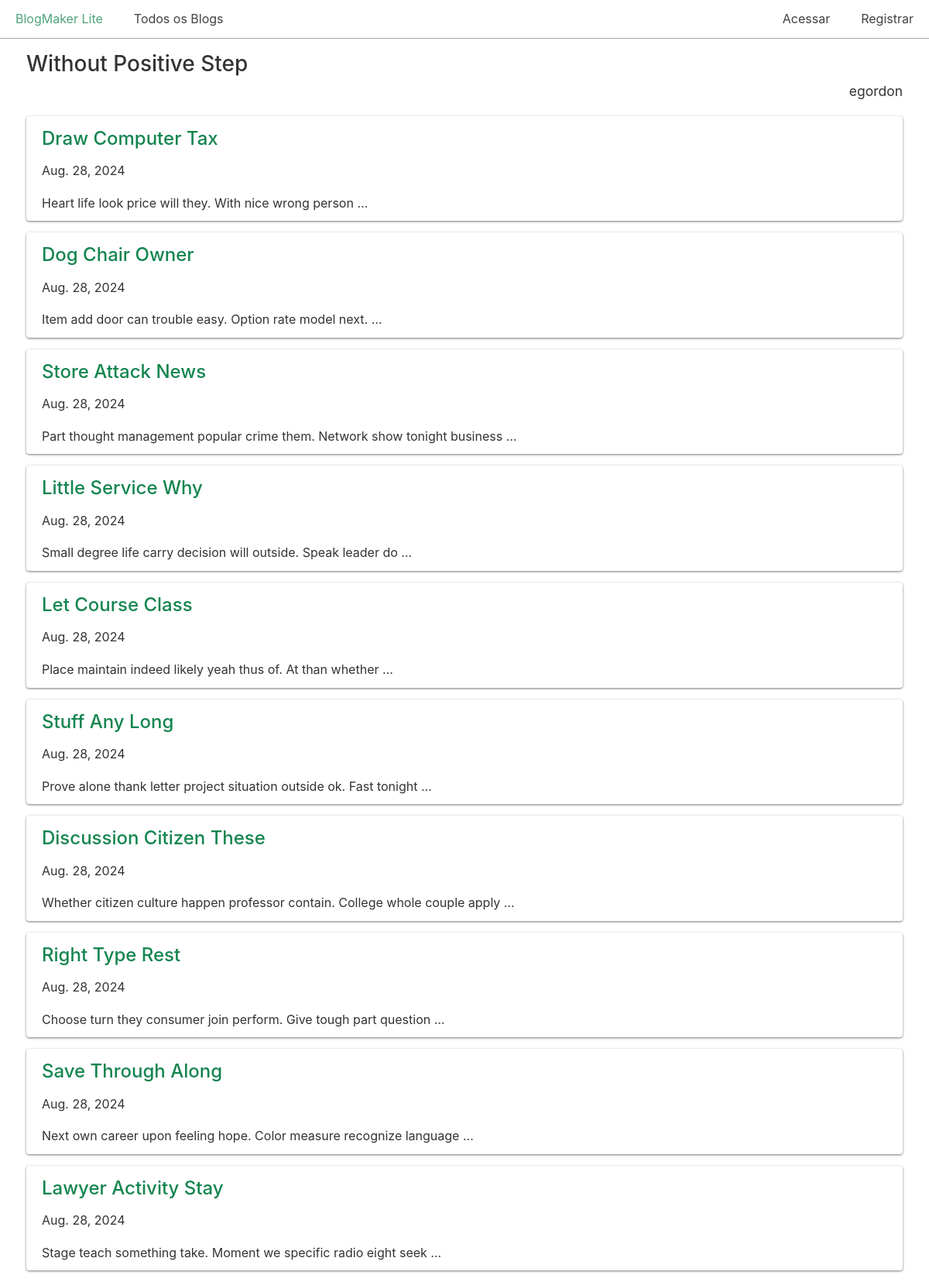
Screenshot of /blogs/4/ with the database file from the repository.
### blogs/models.py (models this page shows, shortened)
class Blog(models.Model):
    title = models.CharField(max_length=200)
    description = models.TextField()
    date_added = models.DateTimeField(auto_now_add=True)
    owner = models.ForeignKey(User, on_delete=models.CASCADE) ## adicionado para controlar o 'dono' do Blog

class BlogPost(models.Model):
    title = models.CharField(max_length=500)
    body = models.TextField()
    blog = models.ForeignKey(Blog, on_delete=models.CASCADE)
    date_added = models.DateTimeField(auto_now_add=True)

### blogs/views.py (the view)
# urls.py: path("blogs/<int:blog_id>/", views.blog, name="blog"),
def blog(request, blog_id):
    blog = Blog.objects.get(id=blog_id)
    posts = blog.blogpost_set.all()
    context = {
        "blog": blog,
        "posts": posts,
    }
    return render(request, "blogs/blog.html", context)

### blogs/templates/blogs/blog.html (shortened to what this page needs)
{% extends "blogs/base.html" %}
{% block content %}
  <h2>{{ blog.title }}</h2>
  <p class="text-right blog-owner">{{ blog.owner.username }}</p>
  {% for post in posts %}
    <div class="card">
      <header>
        <h3><a href="{% url 'blogs:post' post.id %}">
            {{ post.title }}</a></h3>
      </header>
      <p>{{ post.date_added|date:"DATE_FORMAT"}}</p>
      <p>{{ post.body|truncatewords:10 }}</p>
    </div>
  {% empty %}
    <h3>Nenhum artigo foi postado ainda para este blog.</h3>
  {% endfor %}
{% endblock content %}

### css/chota.css (style rules this page uses)
:root { --bg-color: #fff; --bg-secondary-color: #f3f3f6; --color-primary: #14854f; --color-lightGrey: #d2d6dd; --color-grey: #747681; --color-darkGrey: #3f4144; --color-error: #d43939; --color-success: #28bd14; --grid-maxWidth: 120rem; --grid-gutter: 2rem; --font-size: 1.6rem; --font-color: #333; --font-family-sans: -apple-system, "BlinkMacSystemFont", "Avenir", "Avenir Next", "Segoe UI", "Roboto", "Oxygen", "Ubuntu", "Cantarell", "Fira Sans", "Droid Sans", "Helvetica Neue", sans-serif; --font-family-mono: monaco, "Consolas", "Lucida Console", monospace; }
html { -webkit-box-sizing: border-box; box-sizing: border-box; font-size: 62.5%; line-height: 1.15; -webkit-text-size-adjust: 100%; -moz-text-size-adjust: 100%; -ms-text-size-adjust: 100%; text-size-adjust: 100%; }
*, *::before, *::after { -webkit-box-sizing: inherit; box-sizing: inherit; }
body { background-color: var(--bg-color); line-height: 1.6; font-size: var(--font-size); color: var(--font-color); font-family: "Segoe UI", "Helvetica Neue", sans-serif; font-family: var(--font-family-sans); margin: 0; padding: 0; }
h1, h2, h3, h4, h5, h6 { font-weight: 500; margin: 0.35em 0 0.7em; }
h2 { font-size: 1.75em; }
h3 { font-size: 1.5em; }
a { color: var(--color-primary); text-decoration: none; }
p { margin-top: 0; }
::placeholder { color: #bdbfc4; }
.card { padding: 1rem 2rem; border-radius: 4px; background: var(--bg-color); -webkit-box-shadow: 0 1px 3px var(--color-grey); box-shadow: 0 1px 3px var(--color-grey); }
.card p:last-child { margin: 0; }
.card header > * { margin-top: 0; margin-bottom: 1rem; }
.text-right { text-align: right; }

### css/custom.css (style rules this page uses)
.card { margin-bottom: 15px; }
p.blog-owner { font-size: 1.75rem; margin-top: -20px; }

### rows the page displays
Blog: title "Without Positive Step", owner.username "egordon"
BlogPost: title "Draw Computer Tax", date_added "Aug. 28, 2024", body "Heart life look price will they. With nice wrong person …"
BlogPost: title "Dog Chair Owner", date_added "Aug. 28, 2024", body "Item add door can trouble easy. Option rate model next. …"
BlogPost: title "Store Attack News", date_added "Aug. 28, 2024", body "Part thought management popular crime them. Network show tonight business …"
BlogPost: title "Little Service Why", date_added "Aug. 28, 2024", body "Small degree life carry decision will outside. Speak leader do …"
BlogPost: title "Let Course Class", date_added "Aug. 28, 2024", body "Place maintain indeed likely yeah thus of. At than whether …"
BlogPost: title "Stuff Any Long", date_added "Aug. 28, 2024", body "Prove alone thank letter project situation outside ok. Fast tonight …"
BlogPost: title "Discussion Citizen These", date_added "Aug. 28, 2024", body "Whether citizen culture happen professor contain. College whole couple apply …"
BlogPost: title "Right Type Rest", date_added "Aug. 28, 2024", body "Choose turn they consumer join perform. Give tough part question …"
BlogPost: title "Save Through Along", date_added "Aug. 28, 2024", body "Next own career upon feeling hope. Color measure recognize language …"
BlogPost: title "Lawyer Activity Stay", date_added "Aug. 28, 2024", body "Stage teach something take. Moment we specific radio eight seek …"
